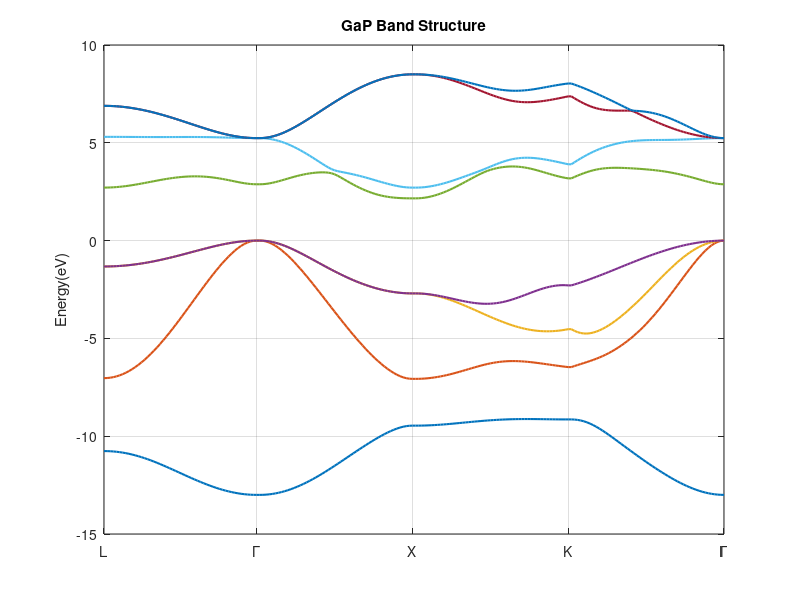

The MATLAB script that drew this image:
clear; clc; close all;
%Time Binding Parameters(GaP)
P1=-6.28478;
P2=-2.78920;
P3=1.09428;
P4=2.38200;
P5=-7.75000;
P6=5.26000;
P7=4.87000;
P8=2.44000;
P9=5.56000;
P10=-1.13763;
P11=-1.18610;
P12=0.76000;
P13=1.33000;
P14=0.85447;
P15=1.18920;
P16=0.02400;
P17=0.08320;
P18=-0.16727;
P19=-0.18140;
P20=1.18000;
P21=-0.08000;
P22=0.00000;
P23=0.00000;
%k的路徑
nk=50;
L=[0.5,0.5,0.5];
Gamma=[0.0,0.0,0.0];
X=[1.0,0.0,0.0];
K=[0.75,0.75,0.0];
k_path=[
    linspace(L(1),Gamma(1),nk)',linspace(L(2),Gamma(2),nk)',linspace(L(3),Gamma(3),nk)';
    linspace(Gamma(1),X(1),nk)',linspace(Gamma(2),X(2),nk)',linspace(Gamma(3),X(3),nk)';
    linspace(X(1),K(1),nk)',linspace(X(2),K(2),nk)',linspace(X(3),K(3),nk)';
    linspace(K(1),Gamma(1),nk)',linspace(K(2),Gamma(2),nk)',linspace(K(3),Gamma(3),nk)'];
total_nk=size(k_path,1);
E_bands=zeros(total_nk,8);
for i=1:total_nk
    kx=k_path(i,1);
    ky=k_path(i,2);
    kz=k_path(i,3);
    C1=cos(pi*kx);
    C2=cos(pi*ky);
    C3=cos(pi*kz);
    S1=sin(pi*kx);
    S2=sin(pi*ky);
    S3=sin(pi*kz);
    cx=cos(pi*kx/2);
    cy=cos(pi*ky/2);
    cz=cos(pi*kz/2);
    sx=sin(pi*kx/2);
    sy=sin(pi*ky/2);
    sz=sin(pi*kz/2);
    g0=cx*cy*cz-1i*sx*sy*sz;
    g1=-cx*sy*sz+1i*sx*cy*cz;
    g2=-sx*cy*sz+1i*cx*sy*cz;
    g3=-sx*sy*cz+1i*cx*cy*sz;
    H=zeros(8,8);
    H(1,1)=P2+P19*(C1*C2+C2*C3+C3*C1);
    H(2,2)=P4+P15*C1*(C2+C3)+P11*C2*C3;
    H(3,3)=P4+P15*C2*(C1+C3)+P11*C1*C3;
    H(4,4)=P4+P15*C3*(C1+C2)+P11*C1*C2;
    H(5,5)=P1+P18*(C1*C2+C2*C3+C3*C1);
    H(6,6)=P3+P14*C1*(C2+C3)+P10*C2*C3;
    H(7,7)=P3+P14*C2*(C1+C3)+P10*C1*C3;
    H(8,8)=P3+P14*C3*(C1+C2)+P10*C1*C2;
    H(1,2)=-P21*S2*S3+1i*P17*S1*(C2+C3);
    H(1,3)=-P21*S1*S3+1i*P17*S2*(C1+C3);
    H(1,4)=-P21*S1*S2+1i*P17*S3*(C1+C2);
    H(2,3)=-P13*S1*S2-1i*P23*C3*(S1-S2);
    H(2,4)=-P13*S1*S3-1i*P23*C2*(S1-S3);
    H(3,4)=-P13*S2*S3-1i*P23*C1*(S2-S3);
    H(5,6)=P20*S2*S3+1i*P16*S1*(C2+C3);
    H(5,7)=P20*S1*S3+1i*P16*S2*(C1+C3);
    H(5,8)=P20*S1*S2+1i*P16*S3*(C1+C2);
    H(6,7)=-P12*S1*S2+1i*P22*C3*(S1-S2);
    H(6,8)=-P12*S1*S3+1i*P22*C2*(S1-S3);
    H(7,8)=-P12*S2*S3+1i*P22*C1*(S2-S3);
    H(1,5)=P5*g0;
    H(1,6)=P7*g1;
    H(1,7)=P7*g2;
    H(1,8)=P7*g3;
    H(2,5)=-P6*g1;
    H(2,6)=P8*g0;
    H(2,7)=P9*g3;
    H(2,8)=P9*g2;
    H(3,5)=-P6*g2;
    H(3,6)=P9*g3;
    H(3,7)=P8*g0;
    H(3,8)=P9*g1;
    H(4,5)=-P6*g3;
    H(4,6)=P9*g2;
    H(4,7)=P9*g1;
    H(4,8)=P8*g0;
    H=H+H'-diag(diag(H));
    eigenvalue=eig(H);
    E_bands(i,:)=sort(real(eigenvalue));
end
figure; hold on;
plot(1:total_nk,E_bands,'LineWidth',1.5);
xticks([1,nk,2*nk,3*nk,4*nk]);
xticklabels({'L','\Gamma','X', 'K','\Gamma'});
ylabel('Energy(eV)'); 
title('GaP Band Structure');
grid on; 
box on; 
xlim([1, total_nk]);
